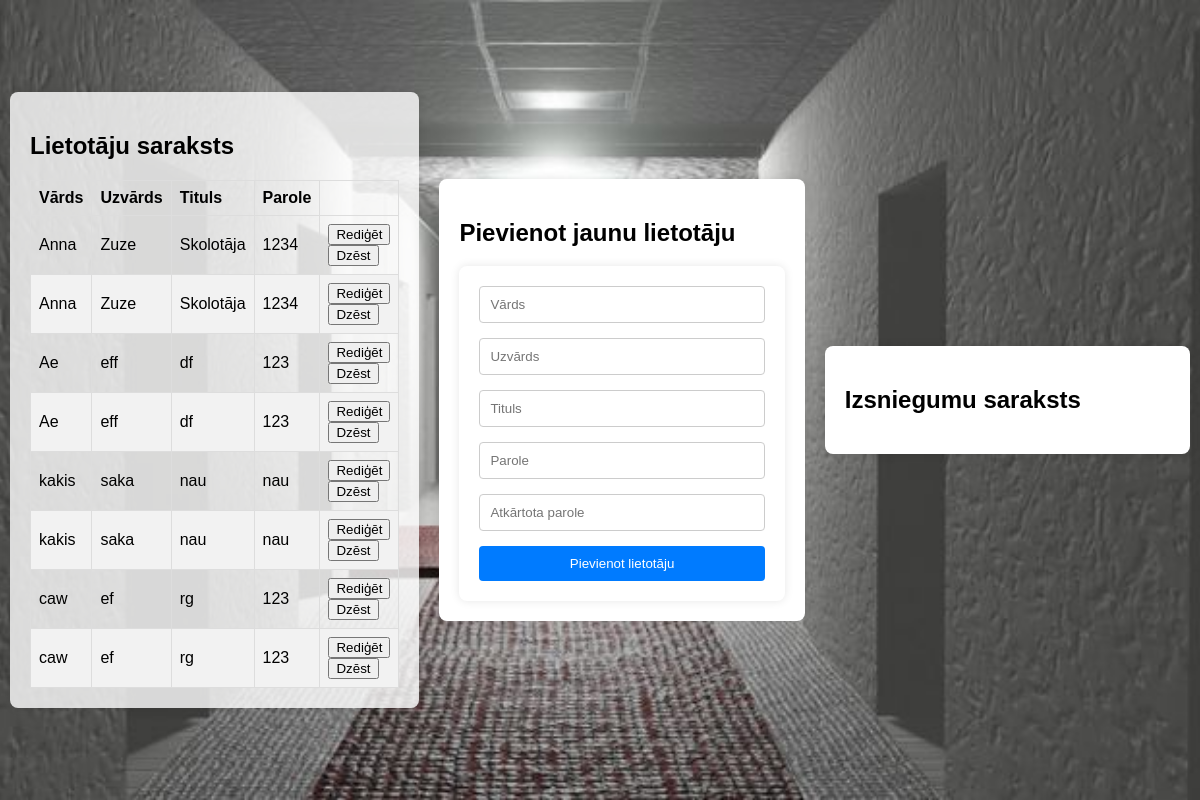
Before: /admin_panel with the older database file.
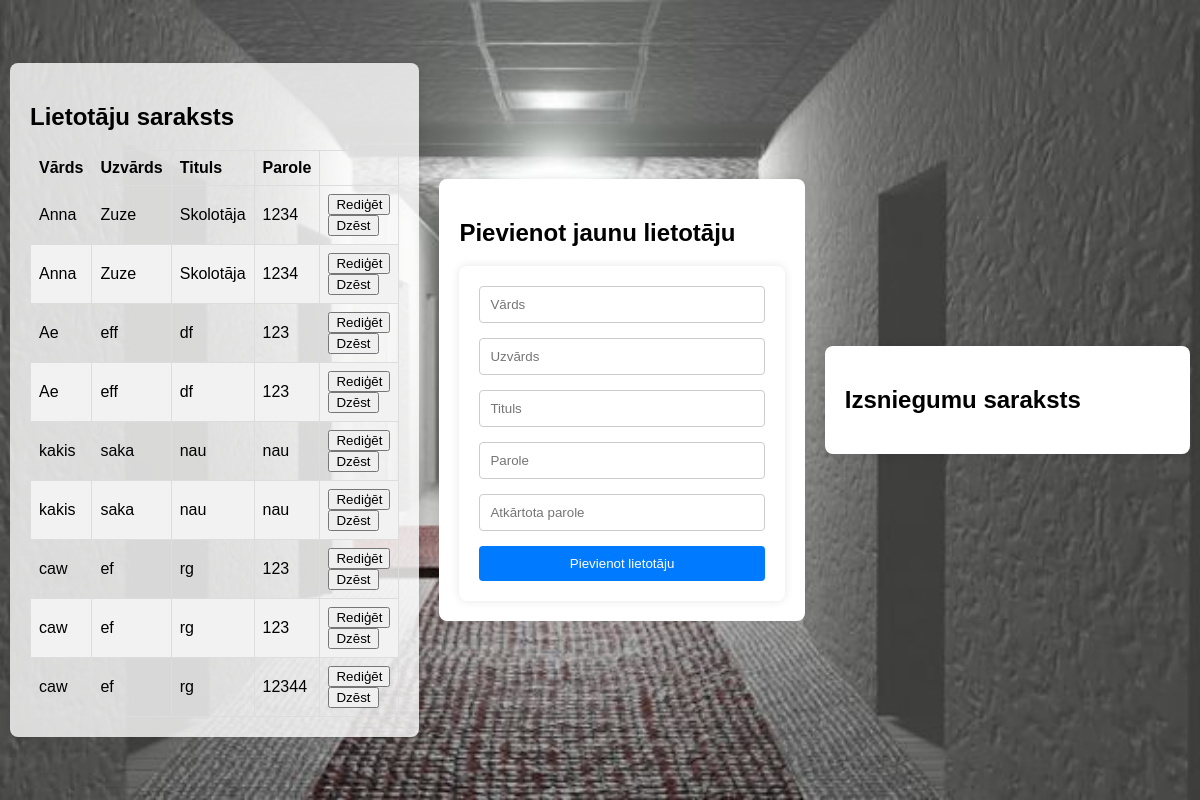
After: the same page with the newer database file.
### tables this page shows
CREATE TABLE darbinieki (
        id INTEGER PRIMARY KEY AUTOINCREMENT,
        vards TEXT NOT NULL,
        uzvards TEXT NOT NULL,
        tituls TEXT NOT NULL,
        parole TEXT NOT NULL
    );

### 11e_Server/galva.py (the view)
@app.route('/admin_panel')
def admin_panel():
    cursor.execute("SELECT * FROM darbinieki")
    darbinieki = cursor.fetchall()
    return render_template('admin_panel.html', darbinieki=darbinieki)

### 11e_Server/templates/admin_panel.html (shortened to what this page needs)
<!DOCTYPE html>
<html>
<head>
    <link rel="stylesheet" href="static/styles.css">
</head>
<body>
    <div class="container">
        <div class="admin-container">
            <div class="admin-box left-container">
                <h2>Lietotāju saraksts</h2>
                <table>
                    <thead>
                        <tr>
                            <th>Vārds</th>
                            <th>Uzvārds</th>
                            <th>Tituls</th>
                            <th>Parole</th>
                        </tr>
                    </thead>
                    <tbody>
                        {% for darbinieks in darbinieki %}
                            <tr>
                                <td>{{ darbinieks[1] }}</td>
                                <td>{{ darbinieks[2] }}</td>
                                <td>{{ darbinieks[3] }}</td>
                                <td>{{ darbinieks[4] }}</td>
                                <td>
                                    <button onclick="editUser('{{ darbinieks[0] }}')">Rediģēt</button>
                                    <button onclick="deleteUser('{{ darbinieks[0] }}')">Dzēst</button>
                                </td>
                            </tr>
                        {% endfor %}
                    </tbody>
                </table>
            </div>
            <div class="admin-box add-user-box">
                <h2>Pievienot jaunu lietotāju</h2>
                <form id="myForm" action="/add_user" method="post">
                    <input type="text" name="vards" placeholder="Vārds" required><br>
                    <input type="text" name="uzvards" placeholder="Uzvārds" required><br>
                    <input type="text" name="tituls" placeholder="Tituls" required><br>
                    <input type="password" id="parole" name="parole" placeholder="Parole" required><br>
                    <input type="password" id="parole_atskaites" name="parole_atskaites" placeholder="Atkārtota parole" required><br>
                    <button type="submit">Pievienot lietotāju</button>
                </form>
            </div>
            <div class="admin-box">
                <h2>Izsniegumu saraksts</h2>
            </div>
        </div>
    </div>
</body>
</html>

### 11e_Server/static/styles.css (style rules this page uses)
body { font-family: Arial, sans-serif; margin: 0; padding: 0; background-color: #f4f4f4; }
input[type="text"], input[type="password"] { width: 100%; padding: 10px; margin-bottom: 15px; border: 1px solid #ccc; border-radius: 4px; box-sizing: border-box; }
form { max-width: 400px; margin: 0 auto; background-color: #fff; padding: 20px; border-radius: 8px; box-shadow: 0 0 10px rgba(0, 0, 0, 0.1); }
button[type="submit"] { width: 100%; padding: 10px; background-color: #007bff; color: #fff; border: none; border-radius: 4px; cursor: pointer; transition: background-color 0.3s; }
.admin-container { position: relative; display: flex; justify-content: center; align-items: center; height: 100vh; background-image: url('skolasgaitenis.jpg'); background-size: cover; background-repeat: no-repeat; background-position: center; }
.container { display: flex; justify-content: center; align-items: center; height: 100vh; margin: 0; background-color: rgba(255, 255, 255, 0); }
.admin-container { display: flex; justify-content: space-around; align-items: center; width: 100%; background-image: url('skolasgaitenis.jpg'); background-size: cover; background-repeat: no-repeat; background-position: center; }
.admin-box { flex: 1; background-color: rgb(255, 255, 255); padding: 20px; margin: 10px; border-radius: 8px; box-shadow: 0 0 10px rgba(0, 0, 0, 0.1); }
.left-container { flex: 1; background-color: rgba(255, 255, 255, 0.8); padding: 20px; margin: 10px; border-radius: 8px; box-shadow: 0 0 10px rgba(0, 0, 0, 0.1); }
table { width: 100%; border-collapse: collapse; }
table, th, td { border: 1px solid #ddd; }
th, td { padding: 8px; text-align: left; }
tr:nth-child(even) { background-color: #f2f2f2; }

Changed rows visible on the page:
added darbinieki: vards "caw", uzvards "ef", tituls "rg", parole "12344"
